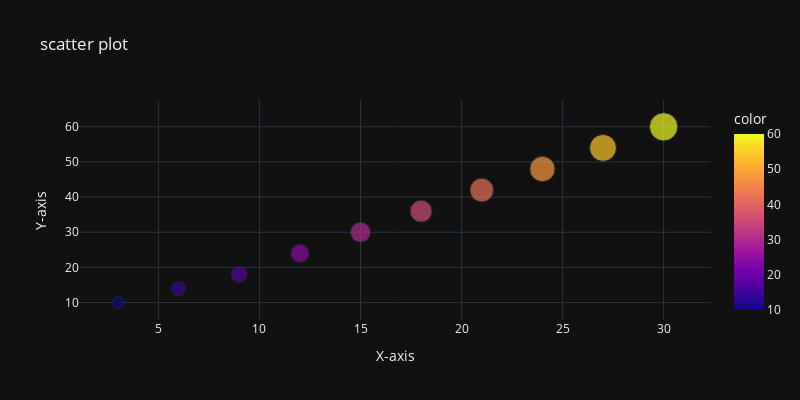

Notebook cell for this chart:
### Code cell
x = [3,6,9,12,15,18,21,24,27,30]
y = [10,14,18,24,30,36,42,48,54,60]
px.scatter(x=x ,y=y, title='scatter plot',labels={'x':'X-axis','y':'Y-axis'},
        width = 800,height = 400,template='plotly_dark',color=y,size=y,
        color_continuous_scale=px.colors.sequential.Plasma)

### Figure 1 — Plotly figure (JSON) as saved in the notebook; plotly's stock layout.template omitted (floating-point values rounded to 4 significant figures)
{"data": [{"hovertemplate": "X-axis=%{x}<br>Y-axis=%{y}<br>size=%{marker.size}<br>color=%{marker.color}<extra></extra>", "legendgroup": "", "marker": {"color": [10, 14, 18, 24, 30, 36, 42, 48, 54, 60], "coloraxis": "coloraxis", "size": [10, 14, 18, 24, 30, 36, 42, 48, 54, 60], "sizemode": "area", "sizeref": 0.15, "symbol": "circle"}, "mode": "markers", "name": "", "orientation": "v", "showlegend": false, "type": "scatter", "x": [3, 6, 9, 12, 15, 18, 21, 24, 27, 30], "xaxis": "x", "y": [10, 14, 18, 24, 30, 36, 42, 48, 54, 60], "yaxis": "y"}], "layout": {"coloraxis": {"colorbar": {"title": {"text": "color"}}, "colorscale": [[0, "#0d0887"], [0.1111, "#46039f"], [0.2222, "#7201a8"], [0.3333, "#9c179e"], [0.4444, "#bd3786"], [0.5556, "#d8576b"], [0.6667, "#ed7953"], [0.7778, "#fb9f3a"], [0.8889, "#fdca26"], [1, "#f0f921"]]}, "height": 400, "legend": {"itemsizing": "constant", "tracegroupgap": 0}, "title": {"text": "scatter plot"}, "width": 800, "xaxis": {"anchor": "y", "domain": [0, 1], "title": {"text": "X-axis"}}, "yaxis": {"anchor": "x", "domain": [0, 1], "title": {"text": "Y-axis"}}}}
